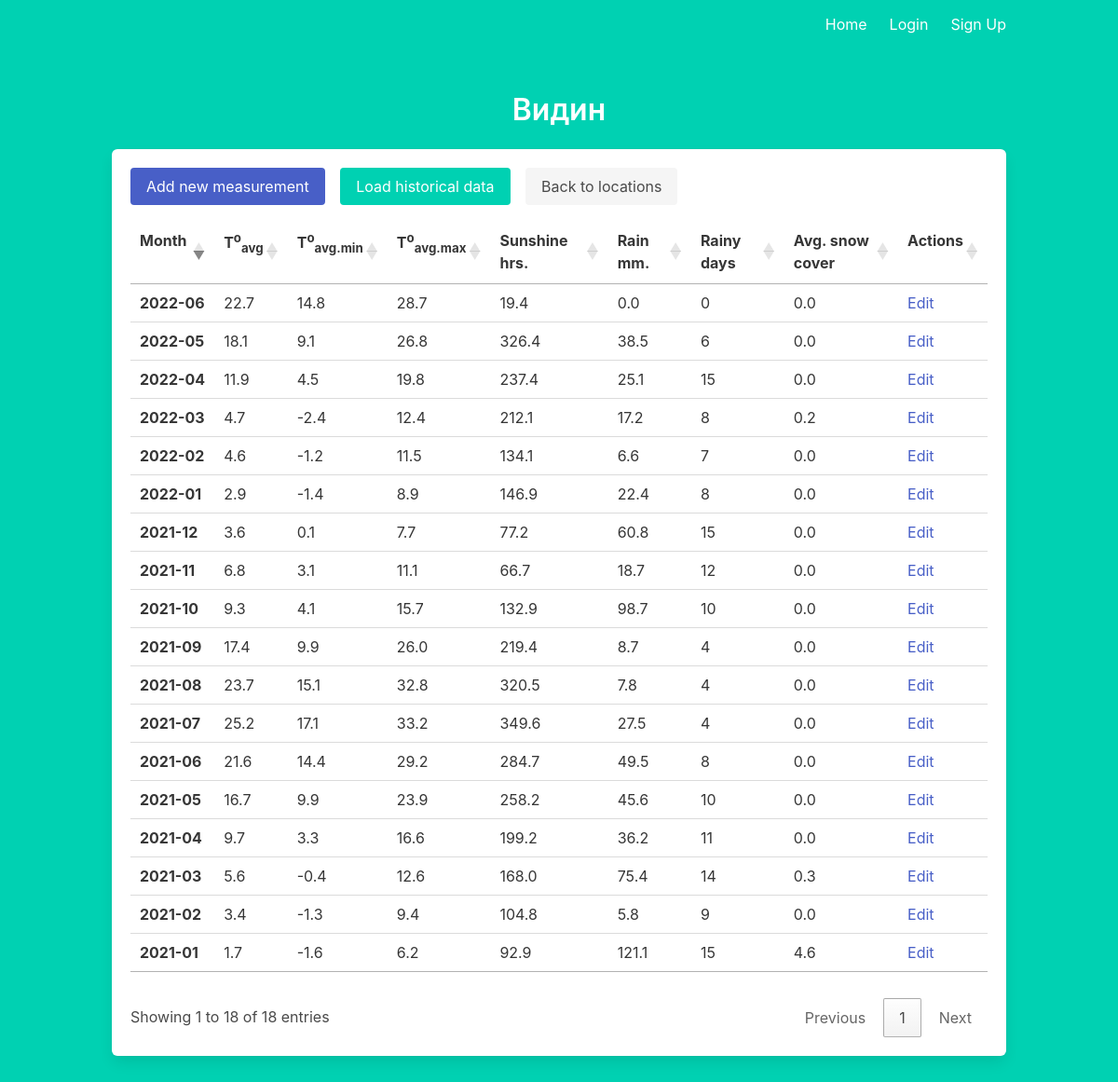
/locations/2, run on the app's committed database.
### models.py (models this page shows)
class Location(db.Model):
    id = db.Column(db.Integer, primary_key=True)
    name = db.Column(db.String(100))
    valid_from = db.Column(db.String(7))
    valid_until = db.Column(db.String(7))
    measurements = db.relationship("MonthlyMeasurements", cascade="all, delete-orphan")
    weights = db.relationship("Weight", cascade="all, delete-orphan")

class MonthlyMeasurements(db.Model):
    id = db.Column(db.Integer, primary_key=True)
    year = db.Column(db.Integer, nullable=False)
    month = db.Column(db.Integer, nullable=False)
    location = db.Column(db.Integer, db.ForeignKey('location.id'))
    average_temp = db.Column(db.Float)
    days_with_snow_coverage = db.Column(db.Integer)
    average_snow_coverage = db.Column(db.Float)
    average_snow_coverage_only_available = db.Column(db.Float)
    sunshine_hours = db.Column(db.Float)
    average_max_temp = db.Column(db.Float)
    average_min_temp = db.Column(db.Float)
    rainy_days = db.Column(db.Integer)
    rainfall = db.Column(db.Float)

### main.py (the view)
@main.route('/locations/<id>')
def location(id):
    location = Location.query.filter_by(id=id).first()
    return render_template('location.html', current_user=current_user, location=location)

### templates/location.html (shortened to what this page needs)
{% extends "base.html" %}
{% block content %}
<h1 class="title has-text-centered">
  {{ location.name }}
</h1>
<div class="box" style="min-height: 70vh">
  <a class="button is-link" href="/measurements/new?location={{ location.id }}">Add new measurement</a>
  <button id="load-data-btn" class="button is-primary modal-button ml-3" data-target="modal" aria-haspopup="true">Load historical data</button>
  <a class="button is-light ml-3" href="/locations">Back to locations</a>
  <div class="block mt-4">
    <table id="measurements" class="table is-hoverable">
      <thead>
        <th>
          Month
        </th>
        <th>
          T<sup>o</sup><sub>avg</sub>
        </th>
        <th>
          T<sup>o</sup><sub>avg.min</sub>
        </th>
        <th>
          T<sup>o</sup><sub>avg.max</sub>
        </th>
        <th>
          Sunshine hrs.
        </th>
        <th>
          Rain mm.
        </th>
        <th>
          Rainy days
        </th>
        <th>
          Avg. snow cover
        </th>
        <th>
          Actions
        </th>
      </thead>
      <tbody>
        {% for measurement in location.measurements %}
          <tr>
            <td>
              <b>{{ measurement.year }}-{{ (measurement.month|string).rjust(2, '0') }}</b>
            </td>
            <td>
              {{ measurement.average_temp }}
            </td>
            <td>
              {{ measurement.average_min_temp }}
            </td>
            <td>
              {{ measurement.average_max_temp }}
            </td>
            <td>
              {{ measurement.sunshine_hours }}
            </td>
            <td>
              {{ measurement.rainfall }}
            </td>
            <td>
              {{ measurement.rainy_days }}
            </td>
            <td>
              {{ measurement.average_snow_coverage }}
            </td>
            <td>
              <a class="has-text-link" href="/measurements/{{ measurement.id }}/edit">Edit</a>
            </td>
          </tr>
        {% endfor %}
      </tbody>
    </table>
  </div>
</div>
{% endblock %}

### data on the page
Location: name "Видин"
MonthlyMeasurements: year "2021", month "04", average_temp "9.7", average_min_temp "3.3", average_max_temp "16.6", sunshine_hours "199.2", rainfall "36.2", rainy_days "11", average_snow_coverage "0.0"
MonthlyMeasurements: year "2021", month "08", average_temp "23.7", average_min_temp "15.1", average_max_temp "32.8", sunshine_hours "320.5", rainfall "7.8", rainy_days "4", average_snow_coverage "0.0"
MonthlyMeasurements: year "2021", month "11", average_temp "6.8", average_min_temp "3.1", average_max_temp "11.1", sunshine_hours "66.7", rainfall "18.7", rainy_days "12", average_snow_coverage "0.0"
MonthlyMeasurements: year "2021", month "12", average_temp "3.6", average_min_temp "0.1", average_max_temp "7.7", sunshine_hours "77.2", rainfall "60.8", rainy_days "15", average_snow_coverage "0.0"
MonthlyMeasurements: year "2021", month "01", average_temp "1.7", average_min_temp "-1.6", average_max_temp "6.2", sunshine_hours "92.9", rainfall "121.1", rainy_days "15", average_snow_coverage "4.6"
MonthlyMeasurements: year "2021", month "09", average_temp "17.4", average_min_temp "9.9", average_max_temp "26.0", sunshine_hours "219.4", rainfall "8.7", rainy_days "4", average_snow_coverage "0.0"
MonthlyMeasurements: year "2021", month "05", average_temp "16.7", average_min_temp "9.9", average_max_temp "23.9", sunshine_hours "258.2", rainfall "45.6", rainy_days "10", average_snow_coverage "0.0"
MonthlyMeasurements: year "2021", month "02", average_temp "3.4", average_min_temp "-1.3", average_max_temp "9.4", sunshine_hours "104.8", rainfall "5.8", rainy_days "9", average_snow_coverage "0.0"
MonthlyMeasurements: year "2021", month "06", average_temp "21.6", average_min_temp "14.4", average_max_temp "29.2", sunshine_hours "284.7", rainfall "49.5", rainy_days "8", average_snow_coverage "0.0"
MonthlyMeasurements: year "2022", month "04", average_temp "11.9", average_min_temp "4.5", average_max_temp "19.8", sunshine_hours "237.4", rainfall "25.1", rainy_days "15", average_snow_coverage "0.0"
MonthlyMeasurements: year "2022", month "06", average_temp "22.7", average_min_temp "14.8", average_max_temp "28.7", sunshine_hours "19.4", rainfall "0.0", rainy_days "0", average_snow_coverage "0.0"
MonthlyMeasurements: year "2021", month "07", average_temp "25.2", average_min_temp "17.1", average_max_temp "33.2", sunshine_hours "349.6", rainfall "27.5", rainy_days "4", average_snow_coverage "0.0"
MonthlyMeasurements: year "2022", month "02", average_temp "4.6", average_min_temp "-1.2", average_max_temp "11.5", sunshine_hours "134.1", rainfall "6.6", rainy_days "7", average_snow_coverage "0.0"
MonthlyMeasurements: year "2021", month "10", average_temp "9.3", average_min_temp "4.1", average_max_temp "15.7", sunshine_hours "132.9", rainfall "98.7", rainy_days "10", average_snow_coverage "0.0"
MonthlyMeasurements: year "2021", month "03", average_temp "5.6", average_min_temp "-0.4", average_max_temp "12.6", sunshine_hours "168.0", rainfall "75.4", rainy_days "14", average_snow_coverage "0.3"
MonthlyMeasurements: year "2022", month "01", average_temp "2.9", average_min_temp "-1.4", average_max_temp "8.9", sunshine_hours "146.9", rainfall "22.4", rainy_days "8", average_snow_coverage "0.0"
MonthlyMeasurements: year "2022", month "05", average_temp "18.1", average_min_temp "9.1", average_max_temp "26.8", sunshine_hours "326.4", rainfall "38.5", rainy_days "6", average_snow_coverage "0.0"
MonthlyMeasurements: year "2022", month "03", average_temp "4.7", average_min_temp "-2.4", average_max_temp "12.4", sunshine_hours "212.1", rainfall "17.2", rainy_days "8", average_snow_coverage "0.2"
